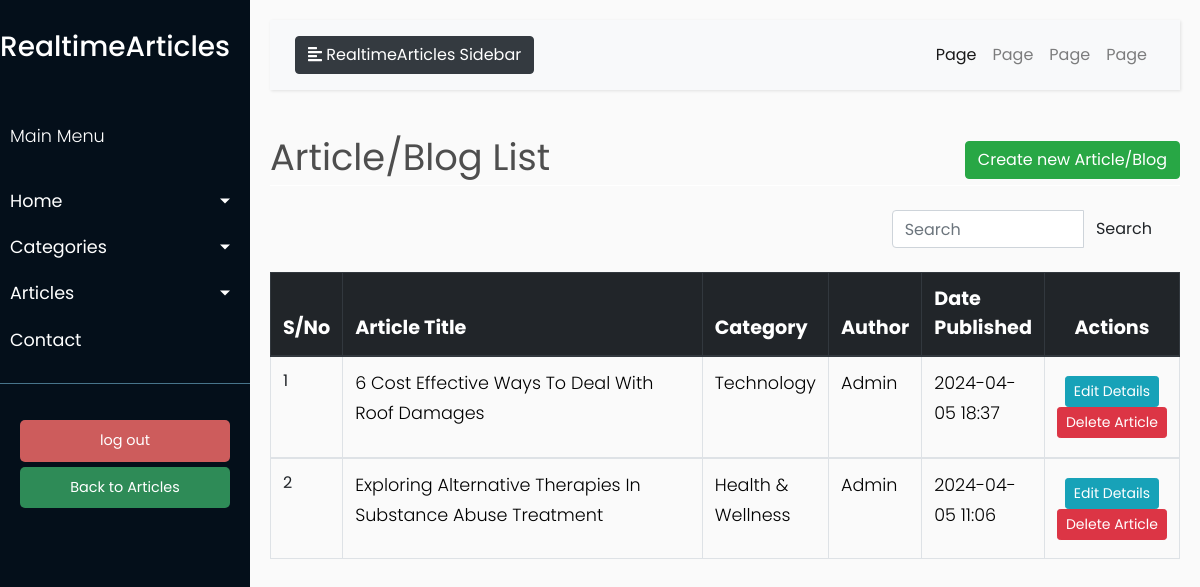
The page /article_list (signed in) on the database its author committed.
### models/models.py (models this page shows, shortened)
class Article(db.Model):
    __tablename__ = 'article'
    id = db.Column(db.Integer, primary_key=True)
    main_title = db.Column(db.String(100), nullable=False)
    main_content = db.Column(db.Text, nullable=True)
    date_published = db.Column(db.DateTime, default=datetime.utcnow)
    author_id = db.Column(db.Integer, db.ForeignKey('user.id'), nullable=False)
    category_id = db.Column(db.Integer, db.ForeignKey('category.id'), nullable=False)
    main_image = db.Column(db.String(100), nullable=True)  # Path to main image
    category = db.relationship('Category', backref='articles')

### blueprints/article.py (the view)
@article.route('/article_list')
@login_required
def article_list():
    title = 'Article/Blog List'
    articles = Article.query.order_by(Article.date_published.desc()).all()
    for article in articles:
        category = Category.query.get(article.category_id)
        author = User.query.get(article.author_id)
        article.category_name = category.name if category else 'N/A'
        article.author_name = author.username if author else 'N/A'
        words = article.main_content.split()  # Split content into words
        if len(words) > 50:
            article.main_content = ' '.join(words[:50]) + '...'  # Join first 50 words
    return render_template('admin/articles/article_list.html', title=title,
                           articles=articles)

### app.py (called while the page is built)
@login.user_loader
def load_user(user_id):
    return User.query.get(int(user_id))

### templates/admin/articles/article_list.html (shortened to what this page needs)
{% extends "admin/base.html" %}
{% block content %}
    <div class="row" style="color: #4e4e4e; font-style: bold; font-size: 2.3rem; ">
        <div class="col-md-8">{{ title }}</div>
        <div class="col-md-4">
            <div class="float-md-right">
                <a class="btn btn-success" href="{{ url_for('article.create_article') }}">Create new Article/Blog</a>
            </div>
        </div>
    </div>
    <div style="border-bottom: 1px solid white;"></div>
    <br>
    <table class="table table-css table-bordered table-hover">
        <div class="container">
            <div class="row justify-content-end">
                <div class="col-md-4">
                    <form method="get" class="search-form">
                        <div class="input-group">
                            <input type="text" class="form-control" placeholder="Search" aria-label="Search"
                                   aria-describedby="button-addon2">
                            <div class="input-group-append">
                                <button class="btn btn-pink" type="submit" id="button-addon2">Search</button>
                            </div>
                        </div>
                    </form>
                </div>
            </div>
        </div>
        <br>
        <thead class="thead-dark align-middle">
        <tr style="background-color: #343a40; font-size: 1.2rem; color: white; text-transform: capitalize; height: 40px">
            <th width="5%">S/No</th>
            <th width="40%">Article Title</th>
            <th width="10%">Category</th>
            <th width="10%">Author</th>
            <th width="10%">Date Published</th>
            <th style="text-align: center">Actions</th>
        </tr>
        </thead>
        {% if articles %}
            {% for article in articles %}
                <tbody>
                <tr>
                    <td>{{ loop.index }}</td>
                    <td>
                        <p style="text-transform: capitalize; color:black">{{ article.main_title }} </p>
                    </td>
                    <td>
                        <p style="text-transform: capitalize; color:black">{{ article.category_name }} </p>
                    </td>
                    <td>
                        <p style="text-transform: capitalize; color:black">{{ article.author_name }} </p>
                    </td>
                    <td>
                        <p style="text-transform: capitalize; color:black">{{ article.date_published.strftime('%Y-%m-%d %H:%M') }}</p>
                    </td>
                    <td class="align-middle  text-center">
                        <div class="d-inline-block align-middle">
                            <a href="{{ url_for('article.update_article', article_id = article.id) }}" class="btn btn-info btn-sm">Edit
                                Details</a>
                            <a href="{{ url_for('article.delete_article', article_id = article.id) }}" class="btn btn-danger btn-sm"> Delete
                                Article </a>
                        </div>
                    </td>
                </tr>
                </tbody>
            {% endfor %}
        {% endif %}
    </table>
{% endblock content %}

### static/css/admin_css/style.css (style rules this page uses)
body { font-family: 'Poppins', sans-serif; background: #fafafa; }
p { font-family: 'Poppins', sans-serif; font-size: 1.1em; font-weight: 300; line-height: 1.7em; color: #999; }
a, a:hover, a:focus { color: inherit; text-decoration: none; transition: all 0.3s; }

### rows shown on the page
Article: main_title "6 Cost Effective Ways To Deal With Roof Damages", category_name "Technology", author_name "Admin", date_published "2024-04-05 18:37"
Article: main_title "Exploring Alternative Therapies In Substance Abuse Treatment", category_name "Health & Wellness", author_name "Admin", date_published "2024-04-05 11:06"

### other values the page prints
{{ title }} "Article/Blog List"
